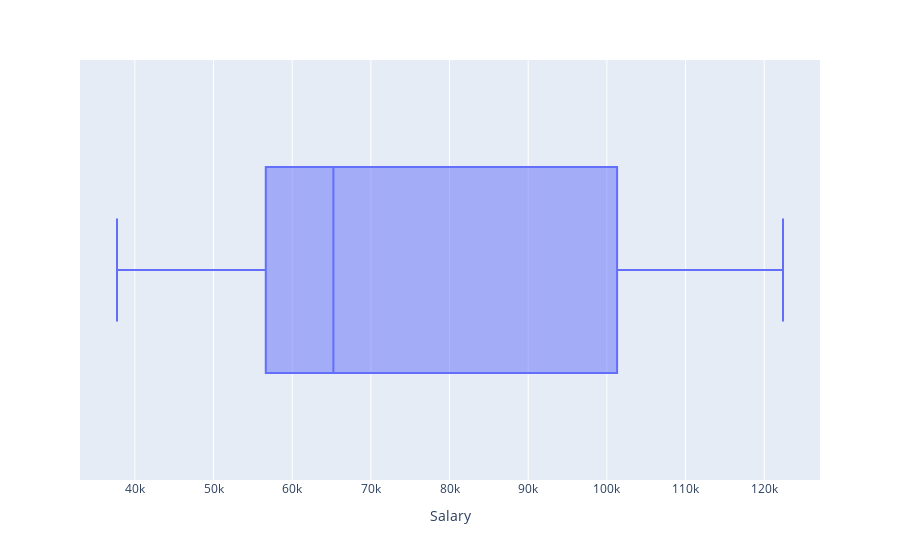

Source (notebook cell):
### Code cell
fig = px.box(df, x='Salary')
fig.show()

### Figure 1 — Plotly figure (JSON) as saved in the notebook; plotly's stock layout.template omitted (floating-point values rounded to 4 significant figures)
{"data": [{"alignmentgroup": "True", "hovertemplate": "Salary=%{x}<extra></extra>", "legendgroup": "", "marker": {"color": "#636efa"}, "name": "", "notched": false, "offsetgroup": "", "orientation": "h", "showlegend": false, "type": "box", "x": [39344, 46206, 37732, 43526, 39892, 56643, 60151, 54446, 64446, 57190, 63219, 55795, 56958, 57082, 61112, 67939, 66030, 83089, 81364, 93941, 91739, 98274, 101303, 113813, 109432, 105583, 116970, 112636, 122392, 121873], "x0": " ", "xaxis": "x", "y0": " ", "yaxis": "y"}], "layout": {"boxmode": "group", "legend": {"tracegroupgap": 0}, "margin": {"t": 60}, "xaxis": {"anchor": "y", "domain": [0, 1], "title": {"text": "Salary"}}, "yaxis": {"anchor": "x", "domain": [0, 1]}}}
